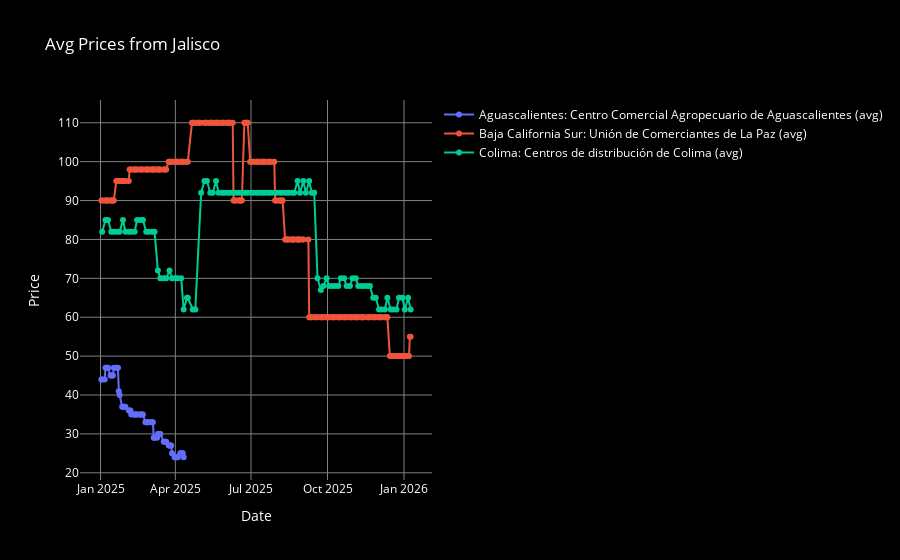

The code cell stored with this chart in its notebook:
### Code cell
plot_prices_single_origin(data, "Jalisco",  destinations=None, price_type='avg')
